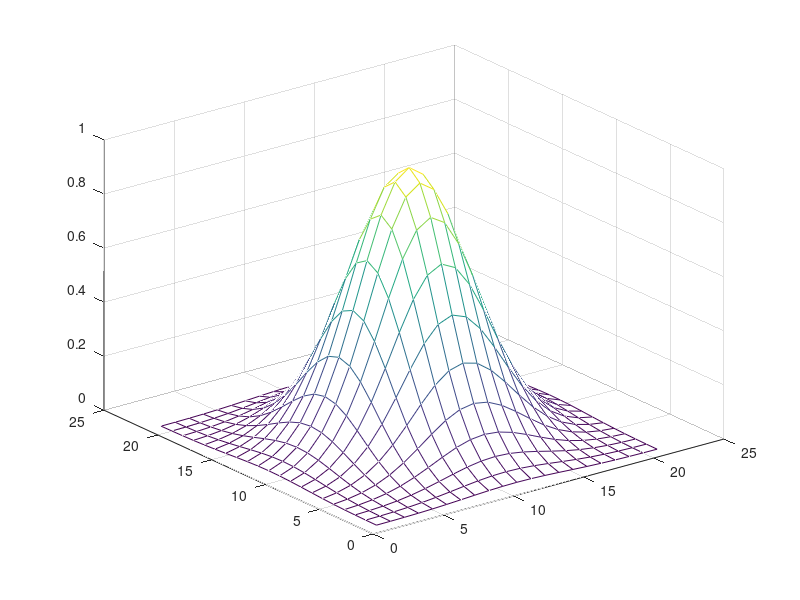

This figure's MATLAB source:
x=-2:0.2:2;
y=x;
[x y] = meshgrid(x,y);
% MeshGrid 2 boyutta ki grid i 3 boyutta ciziyor ! 
z=exp(-x.^2-y.^2);
mesh(z)